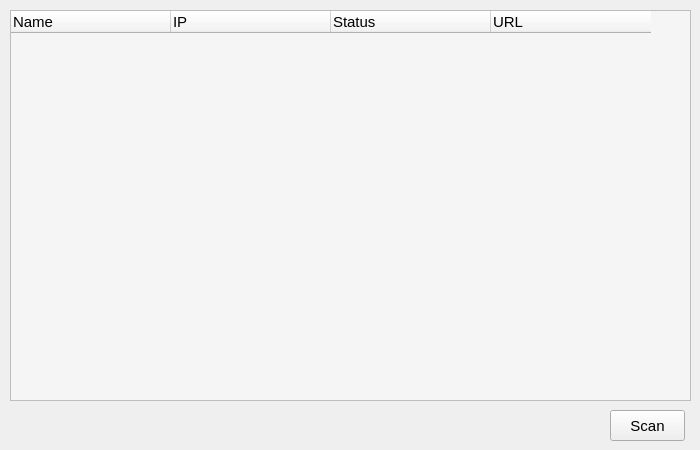
<?xml version="1.0" encoding="UTF-8"?>
<ui version="4.0">
 <class>MainWindow</class>
 <widget class="QMainWindow" name="MainWindow">
  <property name="geometry">
   <rect>
    <x>0</x>
    <y>0</y>
    <width>700</width>
    <height>450</height>
   </rect>
  </property>
  <property name="minimumSize">
   <size>
    <width>700</width>
    <height>450</height>
   </size>
  </property>
  <property name="windowTitle">
   <string>MainWindow</string>
  </property>
  <property name="windowIcon">
   <iconset>
    <normaloff>app.ico</normaloff>app.ico</iconset>
  </property>
  <widget class="QWidget" name="centralwidget">
   <widget class="QTableWidget" name="tableWidget">
    <property name="geometry">
     <rect>
      <x>10</x>
      <y>10</y>
      <width>681</width>
      <height>391</height>
     </rect>
    </property>
    <property name="font">
     <font>
      <pointsize>11</pointsize>
     </font>
    </property>
    <property name="styleSheet">
     <string notr="true">background-color: rgba(245, 245, 245);</string>
    </property>
    <property name="selectionMode">
     <enum>QAbstractItemView::SingleSelection</enum>
    </property>
    <property name="selectionBehavior">
     <enum>QAbstractItemView::SelectRows</enum>
    </property>
    <property name="rowCount">
     <number>0</number>
    </property>
    <property name="columnCount">
     <number>4</number>
    </property>
    <attribute name="horizontalHeaderVisible">
     <bool>true</bool>
    </attribute>
    <attribute name="horizontalHeaderDefaultSectionSize">
     <number>160</number>
    </attribute>
    <attribute name="horizontalHeaderHighlightSections">
     <bool>true</bool>
    </attribute>
    <attribute name="verticalHeaderVisible">
     <bool>false</bool>
    </attribute>
    <column>
     <property name="text">
      <string>Name</string>
     </property>
     <property name="font">
      <font>
       <pointsize>11</pointsize>
      </font>
     </property>
     <property name="textAlignment">
      <set>AlignLeading|AlignVCenter</set>
     </property>
    </column>
    <column>
     <property name="text">
      <string>IP</string>
     </property>
     <property name="font">
      <font>
       <family>MS Shell Dlg 2</family>
       <pointsize>11</pointsize>
      </font>
     </property>
     <property name="textAlignment">
      <set>AlignLeading|AlignVCenter</set>
     </property>
    </column>
    <column>
     <property name="text">
      <string>Status</string>
     </property>
     <property name="font">
      <font>
       <pointsize>11</pointsize>
      </font>
     </property>
     <property name="textAlignment">
      <set>AlignLeading|AlignVCenter</set>
     </property>
    </column>
    <column>
     <property name="text">
      <string>URL</string>
     </property>
     <property name="font">
      <font>
       <pointsize>11</pointsize>
      </font>
     </property>
     <property name="textAlignment">
      <set>AlignLeading|AlignVCenter</set>
     </property>
    </column>
   </widget>
   <widget class="QPushButton" name="pushButton">
    <property name="geometry">
     <rect>
      <x>610</x>
      <y>410</y>
      <width>75</width>
      <height>31</height>
     </rect>
    </property>
    <property name="font">
     <font>
      <pointsize>11</pointsize>
     </font>
    </property>
    <property name="text">
     <string>Scan</string>
    </property>
   </widget>
  </widget>
 </widget>
 <resources/>
 <connections/>
</ui>
